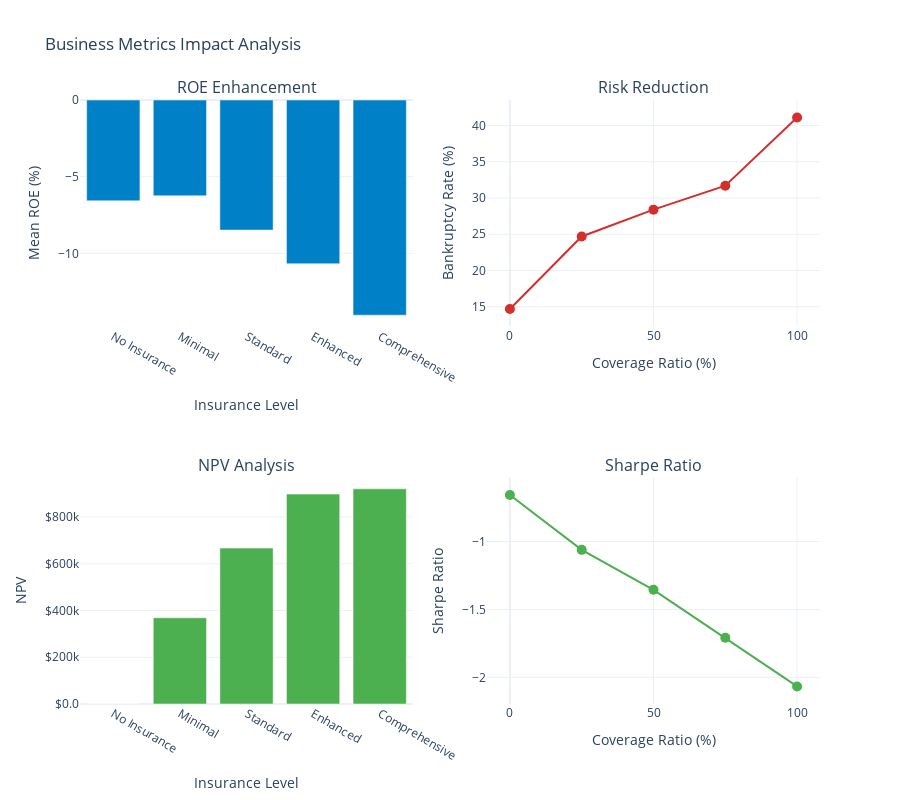

Write notebook code for a chart like this one.
### Markdown cell above
## 3. Business Metrics Impact

### Code cell
def analyze_business_metrics():
    """Analyze impact on key business metrics."""
    
    # Setup base scenario
    manufacturer_config = ManufacturerConfig(
        initial_assets=10_000_000,
        asset_turnover_ratio=0.5,
        base_operating_margin=0.08,
        tax_rate=0.25,
        retention_ratio=0.8
    )
    
    loss_generator = ManufacturingLossGenerator(
        attritional_params={'base_frequency': 5.0, 'severity_mean': 50_000, 'severity_cv': 0.8},
        large_params={'base_frequency': 0.5, 'severity_mean': 2_000_000, 'severity_cv': 1.2},
        catastrophic_params={'base_frequency': 0.02, 'severity_xm': 10_000_000, 'severity_alpha': 2.5},
        seed=42
    )
    
    # Test different insurance levels
    insurance_levels = [
        {'name': 'No Insurance', 'coverage_ratio': 0},
        {'name': 'Minimal', 'coverage_ratio': 0.25},
        {'name': 'Standard', 'coverage_ratio': 0.5},
        {'name': 'Enhanced', 'coverage_ratio': 0.75},
        {'name': 'Comprehensive', 'coverage_ratio': 1.0}
    ]
    
    results = []
    
    for level in insurance_levels:
        print(f"\nAnalyzing {level['name']} insurance...")
        
        # Create insurance program based on coverage ratio
        if level['coverage_ratio'] > 0:
            total_limit = 50_000_000 * level['coverage_ratio']
            layers = [
                EnhancedInsuranceLayer(0, total_limit * 0.3, 0.02),
                EnhancedInsuranceLayer(total_limit * 0.3, total_limit * 0.7, 0.008)
            ]
            insurance_program = InsuranceProgram(layers)
            annual_premium = insurance_program.calculate_annual_premium()
        else:
            # Create empty insurance program for no insurance case
            insurance_program = InsuranceProgram([])
            annual_premium = 0
        
        # Run simulation
        manufacturer = WidgetManufacturer(manufacturer_config)
        
        # Calculate metrics over 10 year horizon
        n_simulations = 1000
        metrics = {
            'roe': [],
            'revenue_growth': [],
            'asset_growth': [],
            'bankruptcy_events': 0,
            'annual_losses': []
        }
        
        for _ in range(n_simulations):
            mfg = WidgetManufacturer(manufacturer_config)
            # Use the correct attributes directly
            initial_equity = mfg.equity
            initial_assets = mfg.assets
            
            for year in range(10):
                # Generate losses
                events, stats = loss_generator.generate_losses(
                    duration=1.0,
                    revenue=mfg.calculate_revenue()
                )
                
                total_loss = stats['total_amount']
                metrics['annual_losses'].append(total_loss)
                
                # Apply insurance
                recovery_details = insurance_program.process_claim(total_loss)
                insurance_recovery = recovery_details['insurance_recovery']
                net_loss = total_loss - insurance_recovery
                
                # Process insurance claims and losses
                if net_loss > 0:
                    mfg.process_insurance_claim(net_loss)
                
                # Execute one time step with insurance premium as additional cost
                step_metrics = mfg.step(
                    working_capital_pct=0.2,
                    growth_rate=0.0
                )
                
                # Deduct insurance premium from equity (as an expense)
                if annual_premium > 0:
                    mfg.equity -= annual_premium
                    mfg.assets -= annual_premium
                
                if mfg.equity <= 0:
                    metrics['bankruptcy_events'] += 1
                    break
            
            final_equity = mfg.equity
            final_assets = mfg.assets
            
            if final_equity > 0:
                annual_roe = (final_equity / initial_equity) ** (1/10) - 1
                annual_asset_growth = (final_assets / initial_assets) ** (1/10) - 1
                metrics['roe'].append(annual_roe)
                metrics['asset_growth'].append(annual_asset_growth)
        
        # Calculate NPV and IRR
        discount_rate = 0.10
        cash_flows = [-annual_premium] * 10  # Premium outflows
        expected_recovery = np.mean(metrics['annual_losses']) * level['coverage_ratio'] * 0.8 if metrics['annual_losses'] else 0
        cash_flows = [cf + expected_recovery for cf in cash_flows]
        
        npv = sum(cf / (1 + discount_rate) ** (i + 1) for i, cf in enumerate(cash_flows))
        
        results.append({
            'insurance_level': level['name'],
            'coverage_ratio': level['coverage_ratio'],
            'annual_premium': annual_premium,
            'mean_roe': np.mean(metrics['roe']) if metrics['roe'] else 0,
            'std_roe': np.std(metrics['roe']) if metrics['roe'] else 0,
            'mean_asset_growth': np.mean(metrics['asset_growth']) if metrics['asset_growth'] else 0,
            'bankruptcy_rate': metrics['bankruptcy_events'] / n_simulations,
            'npv': npv,
            'sharpe_ratio': (np.mean(metrics['roe']) / np.std(metrics['roe'])) if metrics['roe'] and np.std(metrics['roe']) > 0 else 0
        })
    
    results_df = pd.DataFrame(results)
    
    # Create visualization
    fig = make_subplots(
        rows=2, cols=2,
        subplot_titles=(
            'ROE Enhancement',
            'Risk Reduction',
            'NPV Analysis',
            'Sharpe Ratio'
        )
    )
    
    # ROE Enhancement
    fig.add_trace(
        go.Bar(
            x=results_df['insurance_level'],
            y=results_df['mean_roe'] * 100,
            marker_color=WSJ_COLORS['blue'],
            name='Mean ROE'
        ),
        row=1, col=1
    )
    
    # Risk Reduction
    fig.add_trace(
        go.Scatter(
            x=results_df['coverage_ratio'] * 100,
            y=results_df['bankruptcy_rate'] * 100,
            mode='lines+markers',
            marker=dict(size=10, color=WSJ_COLORS['red']),
            line=dict(color=WSJ_COLORS['red'], width=2),
            name='Bankruptcy Rate'
        ),
        row=1, col=2
    )
    
    # NPV Analysis
    fig.add_trace(
        go.Bar(
            x=results_df['insurance_level'],
            y=results_df['npv'],
            marker_color=np.where(results_df['npv'] > 0, WSJ_COLORS['green'], WSJ_COLORS['red']),
            name='NPV'
        ),
        row=2, col=1
    )
    
    # Sharpe Ratio
    fig.add_trace(
        go.Scatter(
            x=results_df['coverage_ratio'] * 100,
            y=results_df['sharpe_ratio'],
            mode='lines+markers',
            marker=dict(size=10, color=WSJ_COLORS['green']),
            line=dict(color=WSJ_COLORS['green'], width=2),
            name='Sharpe Ratio'
        ),
        row=2, col=2
    )
    
    # Update layout
    fig.update_layout(
        height=800,
        showlegend=False,
        title_text="Business Metrics Impact Analysis",
        template='plotly_white'
    )
    
    fig.update_xaxes(title_text="Insurance Level", row=1, col=1)
    fig.update_xaxes(title_text="Coverage Ratio (%)", row=1, col=2)
    fig.update_xaxes(title_text="Insurance Level", row=2, col=1)
    fig.update_xaxes(title_text="Coverage Ratio (%)", row=2, col=2)
    
    fig.update_yaxes(title_text="Mean ROE (%)", row=1, col=1)
    fig.update_yaxes(title_text="Bankruptcy Rate (%)", row=1, col=2)
    fig.update_yaxes(title_text="NPV", row=2, col=1, tickformat='$.2s')
    fig.update_yaxes(title_text="Sharpe Ratio", row=2, col=2)
    
    fig.show()
    
    # Print summary
    print("\nBusiness Metrics Summary:")
    print("="*70)
    print(results_df.to_string(index=False))
    
    # Calculate ROE improvement
    base_roe = results_df[results_df['insurance_level'] == 'No Insurance']['mean_roe'].values[0]
    optimal_roe = results_df['mean_roe'].max()
    roe_improvement = ((optimal_roe - base_roe) / abs(base_roe)) * 100
    
    print(f"\nMaximum ROE improvement: {roe_improvement:.1f}%")
    print(f"Optimal insurance level: {results_df.loc[results_df['mean_roe'].idxmax(), 'insurance_level']}")

# Run business metrics analysis
analyze_business_metrics()

### Figure 1 — Plotly figure (JSON) as saved in the notebook; plotly's stock layout.template omitted (floating-point values rounded to 4 significant figures)
{"data": [{"marker": {"color": "#0080C7"}, "name": "Mean ROE", "type": "bar", "x": ["No Insurance", "Minimal", "Standard", "Enhanced", "Comprehensive"], "xaxis": "x", "y": [-6.576, -6.247, -8.483, -10.68, -14.03], "yaxis": "y"}, {"line": {"color": "#D32F2F", "width": 2}, "marker": {"color": "#D32F2F", "size": 10}, "mode": "lines+markers", "name": "Bankruptcy Rate", "type": "scatter", "x": [0.0, 25.0, 50.0, 75.0, 100.0], "xaxis": "x2", "y": [14.7, 24.7, 28.4, 31.7, 41.1], "yaxis": "y2"}, {"marker": {"color": ["#D32F2F", "#4CAF50", "#4CAF50", "#4CAF50", "#4CAF50"]}, "name": "NPV", "type": "bar", "x": ["No Insurance", "Minimal", "Standard", "Enhanced", "Comprehensive"], "xaxis": "x3", "y": [0.0, 369100.0, 667300.0, 898200.0, 920900.0], "yaxis": "y3"}, {"line": {"color": "#4CAF50", "width": 2}, "marker": {"color": "#4CAF50", "size": 10}, "mode": "lines+markers", "name": "Sharpe Ratio", "type": "scatter", "x": [0.0, 25.0, 50.0, 75.0, 100.0], "xaxis": "x4", "y": [-0.6582, -1.061, -1.356, -1.708, -2.067], "yaxis": "y4"}], "layout": {"annotations": [{"font": {"size": 16}, "showarrow": false, "text": "ROE Enhancement", "x": 0.225, "xanchor": "center", "xref": "paper", "y": 1, "yanchor": "bottom", "yref": "paper"}, {"font": {"size": 16}, "showarrow": false, "text": "Risk Reduction", "x": 0.775, "xanchor": "center", "xref": "paper", "y": 1, "yanchor": "bottom", "yref": "paper"}, {"font": {"size": 16}, "showarrow": false, "text": "NPV Analysis", "x": 0.225, "xanchor": "center", "xref": "paper", "y": 0.375, "yanchor": "bottom", "yref": "paper"}, {"font": {"size": 16}, "showarrow": false, "text": "Sharpe Ratio", "x": 0.775, "xanchor": "center", "xref": "paper", "y": 0.375, "yanchor": "bottom", "yref": "paper"}], "height": 800, "showlegend": false, "title": {"text": "Business Metrics Impact Analysis"}, "xaxis": {"anchor": "y", "domain": [0, 0.45], "title": {"text": "Insurance Level"}}, "xaxis2": {"anchor": "y2", "domain": [0.55, 1], "title": {"text": "Coverage Ratio (%)"}}, "xaxis3": {"anchor": "y3", "domain": [0, 0.45], "title": {"text": "Insurance Level"}}, "xaxis4": {"anchor": "y4", "domain": [0.55, 1], "title": {"text": "Coverage Ratio (%)"}}, "yaxis": {"anchor": "x", "domain": [0.625, 1], "title": {"text": "Mean ROE (%)"}}, "yaxis2": {"anchor": "x2", "domain": [0.625, 1], "title": {"text": "Bankruptcy Rate (%)"}}, "yaxis3": {"anchor": "x3", "domain": [0, 0.375], "tickformat": "$.2s", "title": {"text": "NPV"}}, "yaxis4": {"anchor": "x4", "domain": [0, 0.375], "title": {"text": "Sharpe Ratio"}}}}
